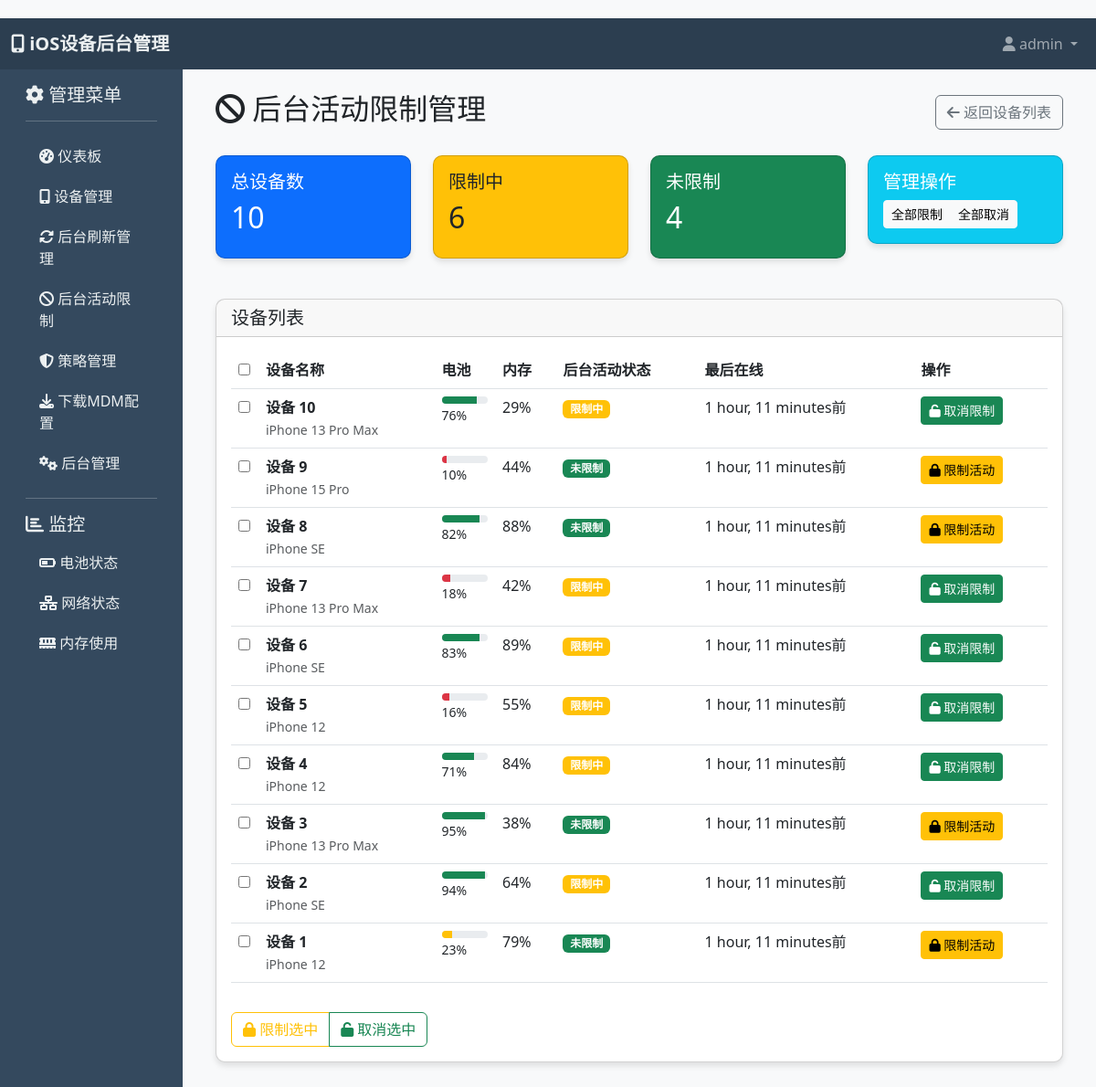
/devices/background-activity-management/ (signed in), run on the app's committed database.
### devices/models.py (models this page shows, shortened)
class Device(models.Model):
    name = models.CharField(max_length=200, verbose_name="设备名称")
    udid = models.CharField(max_length=100, unique=True, verbose_name="设备唯一标识")
    model = models.CharField(max_length=100, blank=True, verbose_name="设备型号")
    os_version = models.CharField(max_length=50, blank=True, verbose_name="操作系统版本")
    battery_level = models.IntegerField(default=0, verbose_name="电池电量 (%)")
    battery_health = models.CharField(max_length=50, blank=True, verbose_name="电池健康状态")
    memory_usage = models.IntegerField(default=0, verbose_name="内存使用率 (%)")
    storage_used = models.FloatField(default=0, verbose_name="已用存储 (GB)")
    storage_total = models.FloatField(default=0, verbose_name="总存储 (GB)")
    network_status = models.CharField(max_length=50, blank=True, verbose_name="网络状态")
    last_seen = models.DateTimeField(auto_now=True, verbose_name="最后在线时间")
    background_app_refresh_enabled = models.BooleanField(default=True, verbose_name="启用后台应用刷新")
    background_activity_restricted = models.BooleanField(default=False, verbose_name="限制后台活动")
    low_power_mode = models.BooleanField(default=False, verbose_name="低电量模式")
    owner = models.ForeignKey(User, on_delete=models.CASCADE, null=True, blank=True, verbose_name="所有者")
    enrolled = models.BooleanField(default=False, verbose_name="已注册MDM")
    enrollment_date = models.DateTimeField(null=True, blank=True, verbose_name="注册日期")
    created_at = models.DateTimeField(auto_now_add=True)
    updated_at = models.DateTimeField(auto_now=True)
    class Meta:
        verbose_name = "设备"
        verbose_name_plural = "设备"
        ordering = ['-last_seen']

### devices/views.py (the view)
# urls.py: path('background-activity-management/', views.background_activity_management, name='background_activity_management'),
@login_required
def background_activity_management(request):
    devices = Device.objects.filter(owner=request.user).order_by('-last_seen')
    restricted_count = devices.filter(background_activity_restricted=True).count()
    unrestricted_count = devices.filter(background_activity_restricted=False).count()
    context = {
        'devices': devices,
        'restricted_count': restricted_count,
        'unrestricted_count': unrestricted_count,
        'total_devices': devices.count(),
    }
    return render(request, 'devices/background_activity.html', context)

### devices/templates/devices/background_activity.html (shortened to what this page needs)
{% extends "dashboard/base.html" %}
{% block content %}
<div class="d-flex justify-content-between align-items-center mb-4">
    <h2><i class="fas fa-ban"></i> 后台活动限制管理</h2>
    <div>
        <a href="{% url 'devices' %}" class="btn btn-outline-secondary">
            <i class="fas fa-arrow-left"></i> 返回设备列表
        </a>
    </div>
</div>
<div class="row mb-4">
    <div class="col-md-3">
        <div class="card bg-primary text-white">
            <div class="card-body">
                <h5>总设备数</h5>
                <h2>{{ total_devices }}</h2>
            </div>
        </div>
    </div>
    <div class="col-md-3">
        <div class="card bg-warning text-dark">
            <div class="card-body">
                <h5>限制中</h5>
                <h2>{{ restricted_count }}</h2>
            </div>
        </div>
    </div>
    <div class="col-md-3">
        <div class="card bg-success text-white">
            <div class="card-body">
                <h5>未限制</h5>
                <h2>{{ unrestricted_count }}</h2>
            </div>
        </div>
    </div>
    <div class="col-md-3">
        <div class="card bg-info text-white">
            <div class="card-body">
                <h5>管理操作</h5>
                <div class="btn-group btn-group-sm">
                    <button class="btn btn-light" onclick="bulkAction('restrict')">全部限制</button>
                    <button class="btn btn-light" onclick="bulkAction('unrestrict')">全部取消</button>
                </div>
            </div>
        </div>
    </div>
</div>
<div class="card">
    <div class="card-header">
        <h5 class="mb-0">设备列表</h5>
    </div>
    <div class="card-body">
        <form id="bulkForm" method="post" action="{% url 'bulk_toggle_background_refresh' %}">
            <div class="table-responsive">
                <table class="table table-hover">
                    <thead>
                        <tr>
                            <th style="width: 30px;">
                                <input type="checkbox" id="selectAll">
                            </th>
                            <th>设备名称</th>
                            <th>电池</th>
                            <th>内存</th>
                            <th>后台活动状态</th>
                            <th>最后在线</th>
                            <th>操作</th>
                        </tr>
                    </thead>
                    <tbody>
                        {% for device in devices %}
                        <tr>
                            <td>
                                <input type="checkbox" name="device_ids" value="{{ device.id }}" class="device-checkbox">
                            </td>
                            <td>
                                <strong>{{ device.name }}</strong><br>
                                <small class="text-muted">{{ device.model }}</small>
                            </td>
                            <td>
                                <div class="progress" style="height: 8px;">
                                    <div class="progress-bar {% if device.battery_level < 20 %}bg-danger{% elif device.battery_level < 50 %}bg-warning{% else %}bg-success{% endif %}"
                                         role="progressbar" style="width: {{ device.battery_level }}%;">
                                    </div>
                                </div>
                                <small>{{ device.battery_level }}%</small>
                            </td>
                            <td>{{ device.memory_usage }}%</td>
                            <td>
                                {% if device.background_activity_restricted %}
                                <span class="badge bg-warning">限制中</span>
                                {% else %}
                                <span class="badge bg-success">未限制</span>
                                {% endif %}
                            </td>
                            <td>{{ device.last_seen|timesince }}前</td>
                            <td>
                                <button type="button" class="btn btn-sm {% if device.background_activity_restricted %}btn-success{% else %}btn-warning{% endif %}"
                                        onclick="toggleSingle('{{ device.id }}', this)">
                                    {% if device.background_activity_restricted %}
                                    <i class="fas fa-unlock"></i> 取消限制
                                    {% else %}
                                    <i class="fas fa-lock"></i> 限制活动
                                    {% endif %}
                                </button>
                            </td>
                        </tr>
                        {% endfor %}
                    </tbody>
                </table>
            </div>
            <div class="mt-3">
                <div class="btn-group">
                    <button type="button" class="btn btn-outline-warning" onclick="bulkAction('restrict')">
                        <i class="fas fa-lock"></i> 限制选中
                    </button>
                    <button type="button" class="btn btn-outline-success" onclick="bulkAction('unrestrict')">
                        <i class="fas fa-unlock"></i> 取消选中
                    </button>
                </div>
            </div>
        </form>
    </div>
</div>
{% endblock %}

### dashboard/templates/dashboard/base.html (shortened to what this page needs)
<!DOCTYPE html>
<html lang="zh-CN">
<head>
    <link href="https://cdn.jsdelivr.net/npm/bootstrap@5.3.0-alpha1/dist/css/bootstrap.min.css" rel="stylesheet">
    <link rel="stylesheet" href="https://cdnjs.cloudflare.com/ajax/libs/font-awesome/6.4.0/css/all.min.css">
</head>
<body>
    <nav class="navbar navbar-expand-lg navbar-dark">
        <div class="container-fluid">
            <a class="navbar-brand" href="{% url 'dashboard' %}">
                <i class="fas fa-mobile-alt"></i> iOS设备后台管理
            </a>
            <div class="collapse navbar-collapse" id="navbarNav">
                <ul class="navbar-nav ms-auto">
                    {% if user.is_authenticated %}
                    <li class="nav-item dropdown">
                        <a class="nav-link dropdown-toggle" href="#" id="userDropdown" role="button" data-bs-toggle="dropdown">
                            <i class="fas fa-user"></i> {{ user.username }}
                        </a>
                    </li>
                    {% endif %}
                </ul>
            </div>
        </div>
    </nav>
    <div class="container-fluid">
        <div class="row">
            {% if user.is_authenticated %}
            <div class="col-md-2 sidebar">
                <div class="p-3">
                    <h5><i class="fas fa-cog"></i> 管理菜单</h5>
                    <hr style="background-color: #ecf0f1;">
                    <a href="{% url 'dashboard' %}"><i class="fas fa-tachometer-alt"></i> 仪表板</a>
                    <a href="{% url 'devices' %}"><i class="fas fa-mobile-alt"></i> 设备管理</a>
                    <a href="{% url 'background_refresh_management' %}"><i class="fas fa-sync-alt"></i> 后台刷新管理</a>
                    <a href="{% url 'background_activity_management' %}"><i class="fas fa-ban"></i> 后台活动限制</a>
                    <a href="{% url 'policies' %}"><i class="fas fa-shield-alt"></i> 策略管理</a>
                    <a href="{% url 'generate_mdm_profile' %}"><i class="fas fa-download"></i> 下载MDM配置</a>
                    <a href="/admin/" target="_blank"><i class="fas fa-cogs"></i> 后台管理</a>
                    <hr style="background-color: #ecf0f1;">
                    <h5><i class="fas fa-chart-bar"></i> 监控</h5>
                    <a href="#"><i class="fas fa-battery-half"></i> 电池状态</a>
                    <a href="#"><i class="fas fa-network-wired"></i> 网络状态</a>
                    <a href="#"><i class="fas fa-memory"></i> 内存使用</a>
                </div>
            </div>
            {% endif %}
            <div class="{% if user.is_authenticated %}col-md-10{% else %}col-md-12{% endif %}">
                <div class="p-4">
                    {% block content %}
                    {% endblock %}
                </div>
            </div>
        </div>
    </div>
</body>
</html>

### dashboard/templates/dashboard/base.html (style rules this page uses)
body { background-color: #f8f9fa; padding-top: 20px; }
.navbar { background-color: #2c3e50; }
.navbar-brand { color: #ecf0f1; font-weight: bold; }
.sidebar { background-color: #34495e; color: #ecf0f1; min-height: calc(100vh - 70px); }
.sidebar a { color: #ecf0f1; text-decoration: none; padding: 10px 15px; display: block; }
.card { border-radius: 10px; box-shadow: 0 4px 6px rgba(0,0,0,0.1); margin-bottom: 20px; }

### data on the page
Device: name "设备 10", model "iPhone 13 Pro Max", battery_level "76", memory_usage "29", background_activity_restricted "限制中", last_seen "1 hour, 11 minutes"
Device: name "设备 9", model "iPhone 15 Pro", battery_level "10", memory_usage "44", background_activity_restricted "未限制", last_seen "1 hour, 11 minutes"
Device: name "设备 8", model "iPhone SE", battery_level "82", memory_usage "88", background_activity_restricted "未限制", last_seen "1 hour, 11 minutes"
Device: name "设备 7", model "iPhone 13 Pro Max", battery_level "18", memory_usage "42", background_activity_restricted "限制中", last_seen "1 hour, 11 minutes"
Device: name "设备 6", model "iPhone SE", battery_level "83", memory_usage "89", background_activity_restricted "限制中", last_seen "1 hour, 11 minutes"
Device: name "设备 5", model "iPhone 12", battery_level "16", memory_usage "55", background_activity_restricted "限制中", last_seen "1 hour, 11 minutes"
Device: name "设备 4", model "iPhone 12", battery_level "71", memory_usage "84", background_activity_restricted "限制中", last_seen "1 hour, 11 minutes"
Device: name "设备 3", model "iPhone 13 Pro Max", battery_level "95", memory_usage "38", background_activity_restricted "未限制", last_seen "1 hour, 11 minutes"
Device: name "设备 2", model "iPhone SE", battery_level "94", memory_usage "64", background_activity_restricted "限制中", last_seen "1 hour, 11 minutes"
Device: name "设备 1", model "iPhone 12", battery_level "23", memory_usage "79", background_activity_restricted "未限制", last_seen "1 hour, 11 minutes"

### other printed values
{{ user.username }} "admin"
{{ total_devices }} "10"
{{ restricted_count }} "6"
{{ unrestricted_count }} "4"
